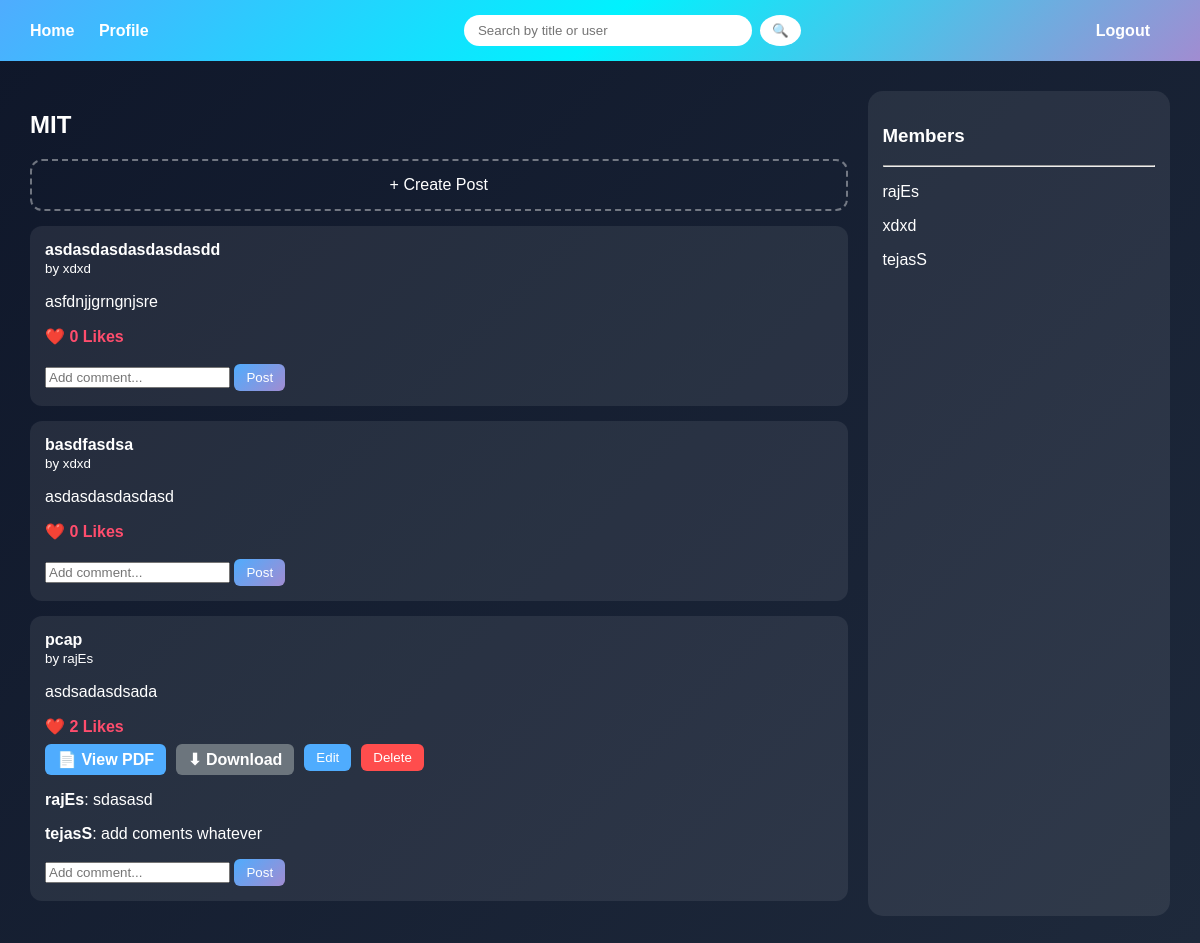
/user/team/Q87ycpCc/ (signed in), run on the app's committed database.
### userportal/models.py (models this page shows, shortened)
class Team(models.Model):
    team_id = models.CharField(max_length=8, primary_key=True, editable=False)
    team_name = models.CharField(max_length=100, unique=True)
    creator = models.ForeignKey(User, on_delete=models.CASCADE)
    members = models.ManyToManyField(User, related_name='teams')

class Post(models.Model):
    post_id = models.CharField(
        max_length=20,
        primary_key=True,
        default=generate_post_id,
        editable=False
    )
    likes = models.ManyToManyField(User, related_name='liked_posts', blank=True)
    team = models.ForeignKey(Team, on_delete=models.CASCADE)
    user = models.ForeignKey(User, on_delete=models.CASCADE)
    title = models.CharField(max_length=200)
    content = models.TextField(blank=True, null=True)
    pdf = models.FileField(upload_to='pdfs/', blank=True, null=True)
    summary = models.TextField(blank=True, null=True)
    created_at = models.DateTimeField(auto_now_add=True)

class Comment(models.Model):
    post = models.ForeignKey(Post, on_delete=models.CASCADE, related_name='comments')
    user = models.ForeignKey(User, on_delete=models.CASCADE)
    text = models.TextField()
    created_at = models.DateTimeField(auto_now_add=True)

### userportal/views.py (the view, shortened to what this page needs)
# urls.py: path('team/<str:team_id>/', views.team_detail, name='team_detail'),
@login_required
@login_required
def team_detail(request, team_id):
    team = Team.objects.get(team_id=team_id)
    query = request.GET.get('search')
    posts = Post.objects.filter(team=team).order_by('-created_at')
    matched_posts = []
    posts = Post.objects.filter(team=team).order_by('-created_at')
    is_member = request.user in team.members.all()
    members = team.members.all()
    return render(request, "userportal/team_detail.html", {
        "team": team,
        "posts": posts,
        "matched_posts": matched_posts,
        "query": query,
        "is_member": is_member,
        "members": members
    })

### userportal/templates/userportal/team_detail.html (shortened to what this page needs)
<!DOCTYPE html>
<html>
<head>
</head>
<body>
    <div class="navbar">
        <div class="nav-left">
            <a href="{% url 'home' %}">Home</a>
            <a href="{% url 'profile' %}">Profile</a>
        </div>
        <div class="nav-center">
            <form method="GET" style="display:flex; align-items:center; gap:8px;">
                <input type="text" name="search" placeholder="Search by title or user" value="{{ request.GET.search }}"
                    style="
                padding:8px 14px;
                border-radius:20px;
                border:none;
                outline:none;
                width:260px;
                background:white;
                color:black;
            ">
                <button type="submit" style="
            border:none;
            padding:8px 12px;
            border-radius:50%;
            cursor:pointer;
            background:white;
        ">
                    🔍
                </button>
            </form>
        </div>
        <div class="nav-right">
            <a href="{% url 'logout' %}">Logout</a>
        </div>
    </div>
    <div class="container">
        <div class="main-layout">
            <div class="left-panel">
                <h2>{{ team.team_name }}</h2>
                {% if is_member %}
                <div class="create-post" onclick="openForm()">
                    + Create Post
                </div>
                {% endif %}
                {% if is_member %}
                {% for post in posts %}
                {% if post in matched_posts %}
                <div class="post-box" id="post-{{ post.post_id }}"
                    style="border:2px solid #4facfe; box-shadow:0 0 10px #4facfe;">
                    {% else %}
                    <div class="post-box" id="post-{{ post.post_id }}">
                        {% endif %}
                        <b>{{ post.title }}</b><br>
                        <small>by {{ post.user.username }}</small><br>
                        {% if post.content %}
                        <p>{{ post.content }}</p>
                        {% endif %}
                        <a href="#"
                            onclick="toggleLike('{{ post.post_id }}', '{% url 'toggle_like' post.post_id %}'); return false;"
                            style="color:#ff4d6d; font-weight:bold;">
                            ❤️ <span id="like-count-{{ post.post_id }}">{{ post.likes.count }}</span> Likes
                        </a>
                        <div style="margin-top:8px; display:flex; gap:10px; flex-wrap:wrap;">
                            {% if post.pdf %}
                            <a href="{{ post.pdf.url }}" target="_blank" style="
        padding:6px 12px;
        background:#4facfe;
        border-radius:6px;
        color:white;
        font-weight:bold;
   ">
                                📄 View PDF
                            </a>
                            <a href="{{ post.pdf.url }}" download style="
        padding:6px 12px;
        background:#6c757d;
        border-radius:6px;
        color:white;
        font-weight:bold;
   ">
                                ⬇ Download
                            </a>
                            {% endif %}
                            {% if post.user == user %}
                            <a href="{% url 'edit_post' post.post_id %}">
                                <button style="background:#4facfe;">Edit</button>
                            </a>
                            <a href="{% url 'delete_post' post.post_id %}">
                                <button style="background:#ff4d4d;">Delete</button>
                            </a>
                            {% endif %}
                        </div>
                        <div style="margin-top:10px;">
                            {% for comment in post.comments.all %}
                            <p><b>{{ comment.user.username }}</b>: {{ comment.text }}</p>
                            {% endfor %}
                        </div>
                        <form method="POST" action="{% url 'add_comment' post.post_id %}">
                            <input type="text" name="text" placeholder="Add comment..." required>
                            <button type="submit" style="
        background: linear-gradient(135deg, #4facfe, #a18cd1);
        padding:6px 12px;
        border-radius:6px;
        color:white;
        border:none;
    ">
                                Post
                            </button>
                        </form>
                    </div>
                    {% endfor %}
                    {% else %}
                    <p>Join team to view posts</p>
                    {% endif %}
                </div>
                <div class="right-panel">
                    <h3>Members</h3>
                    <hr>
                    {% for m in members %}
                    <p>{{ m.username }}</p>
                    {% endfor %}
                </div>
            </div>
        </div>
</body>
</html>

### userportal/templates/userportal/team_detail.html (style rules this page uses)
body { margin: 0; font-family: Arial; background: linear-gradient(135deg, #0f172a, #1e293b); color: white; }
.navbar { display: flex; justify-content: space-between; align-items: center; padding: 15px 30px; background: linear-gradient(135deg, #4facfe, #00f2fe, #a18cd1); }
.nav-left a, .nav-right a { color: white; text-decoration: none; font-weight: bold; margin-right: 20px; }
.container { padding: 30px; }
.main-layout { display: flex; gap: 20px; }
.left-panel { flex: 3; }
.right-panel { flex: 1; padding: 15px; background: rgba(255, 255, 255, 0.08); border-radius: 15px; }
.create-post { padding: 15px; margin: 15px 0; border-radius: 12px; text-align: center; cursor: pointer; border: 2px dashed rgba(255, 255, 255, 0.4); }
.post-box { padding: 15px; margin-bottom: 15px; border-radius: 12px; background: rgba(255, 255, 255, 0.08); }
button { padding: 6px 12px; border-radius: 6px; border: none; cursor: pointer; color: white; }
html { scroll-behavior: smooth; }
a { text-decoration: none; color: inherit; }

### data on the page
Team: team_name "MIT"
Post: title "asdasdasdasdasdasdd", user.username "xdxd", content "asfdnjjgrngnjsre", likes.count "0"
Post: title "basdfasdsa", user.username "xdxd", content "asdasdasdasdasd", likes.count "0"
Post: title "pcap", user.username "rajEs", content "asdsadasdsada", likes.count "2", shows "Edit"
Comment: user.username "rajEs", text "sdasasd"
Comment: user.username "tejasS", text "add coments whatever"

### other printed values
{{ m.username }} "rajEs"
{{ m.username }} "xdxd"
{{ m.username }} "tejasS"
